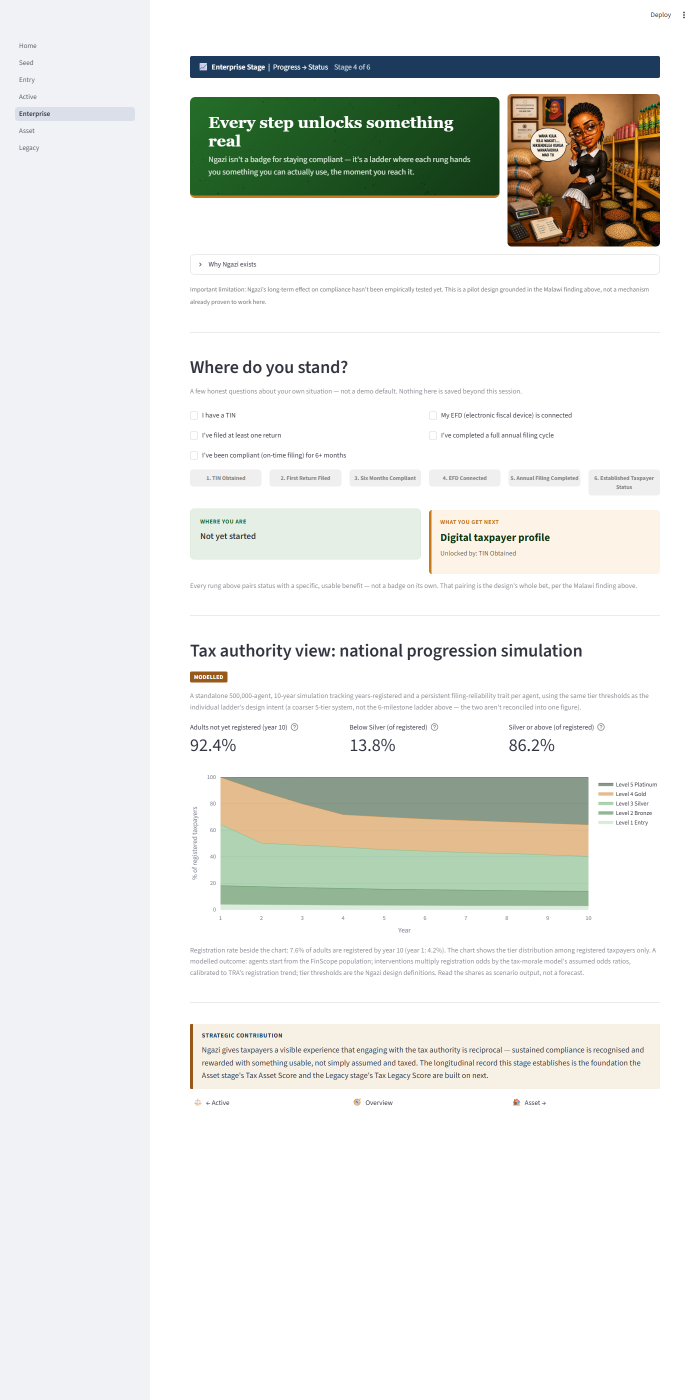
#> input picture outputs/figures/dashboard_enterprise.png, 1400 x 2800 px (shown at 1/2 size); its folder holds 4 pictures in this run
$ python edit_pass2_images_once.py
#> lines starting #> are read from the running program, lines starting #| are printed output that depends on the picture
"""One-off image edits for the working copy of the report (Editing Pass 2, 2026-11-14). NOT part of run_all.py; needs Windows fonts and the Pass 1 images.

Title page (report/working/images/title_page_edited.png, from Pass 1) -> title_page_pass2.png:
  * the subtitle is re-lettered "A Behavioral Lifecycle Architecture for Tax Compliance: Evidence from Tanzania" (two lines, same centre, line pitch and colour; Lora Italic, the title page's own font);
  * the note at the foot is re-lettered "Every number is labelled COMPUTED, MODELLED or CITED; sources and scripts: see the repository." (same position, colour, width).
The background is rebuilt row by row from the pixels just left and right of each painted box (the gradient is vertical). The originals are never touched.

Persona pictures (the six cards of the report, each placed twice): the media of report/submission_v1 (image15/17/19/21/24/27.jpg) -> report/working/images/persona_<stage>_pass2.jpg
and persona_<stage>_comparison.png (before | after). Edits (see PERSONA_OPS): every TRA emblem, certificate seal, cap badge and plaque is painted out and replaced by a plain equivalent;
"TRA" in panels and bubbles is re-lettered ("the tax office" in the text panels; "Kodi" in the bubbles, where "the tax office" does not fit); the Seed number ~15M becomes ~16.4M (claims map C070)
and the Entry label (16-25) becomes (16-24). Lora / Lato are not installed: Cambria stands in for the panel text, DejaVu Serif Bold (the card's own number font) for the number,
Calibri for the small caps label, Comic Sans Bold / Arial Narrow Bold for the bubbles.

Run:  python src/tools/edit_pass2_images_once.py
"""
import os

import numpy as np
from PIL import Image, ImageDraw, ImageFont

ROOT = os.path.dirname(os.path.dirname(os.path.dirname(os.path.abspath(__file__))))
OUT = os.path.join(ROOT, "report", "working", "images")
FONT_DIR = os.path.join(os.environ.get("WINDIR", ""), "Fonts")
LORA_IT = os.path.join(ROOT, "src", "06_figures", "assets", "fonts", "Lora-Italic[wght].ttf")      # Editing Pass 3: the title page's own fonts
LATO = os.path.join(ROOT, "src", "06_figures", "assets", "fonts", "Lato-Regular.ttf")
SUBTITLE = ["A Behavioral Lifecycle Architecture", "for Tax Compliance: Evidence from Tanzania"]
NOTE = "Every number is labelled COMPUTED, MODELLED or CITED; sources and scripts: see the repository."
GOLD = (249, 168, 37)
NOTE_COLOUR = (153, 185, 155)


def fill_rows(a, x0, y0, x1, y1, band=40, gap=10):
    for y in range(y0, y1):
        left = a[y, max(0, x0 - gap - band):x0 - gap].mean(axis=0)
        right = a[y, x1 + gap:min(a.shape[1], x1 + gap + band)].mean(axis=0)
        t = np.linspace(0, 1, x1 - x0)[:, None]
        a[y, x0:x1] = left * (1 - t) + right * t


def fit_font(path, text, target_w, lo=20, hi=200):
    best = lo
    for s in range(lo, hi):
        f = ImageFont.truetype(path, s)
        if f.getlength(text) <= target_w:
            best = s
        else:
            break
    return ImageFont.truetype(path, best)


def title_page():
    im = Image.open(os.path.join(OUT, "title_page_edited.png")).convert("RGB")
    a = np.array(im).astype(float)
    fill_rows(a, 1380, 1300, 2720, 1500)                      # the old two-line subtitle
    fill_rows(a, 1250, 5140, 2830, 5206)                      # the old note
    out = Image.fromarray(np.clip(a + 0.5, 0, 255).astype(np.uint8))
    d = ImageDraw.Draw(out)
    # Lora Italic at the size at which "A Behavioral Lifecycle Architecture for" measures 1260 px (the width of that line in the submitted title page)
    size = 60
    for s in range(40, 140):
        f0 = ImageFont.truetype(LORA_IT, s)
        f0.set_variation_by_axes([400])
        if f0.getlength("A Behavioral Lifecycle Architecture for") <= 1260:
            size = s
    f = ImageFont.truetype(LORA_IT, size)
    f.set_variation_by_axes([400])
    cx = 2040
    for i, line in enumerate(SUBTITLE):
        d.text((cx, 1355 + 90 * i), line, font=f, fill=GOLD, anchor="mm")
    fn = fit_font(LATO, NOTE, 1453)
    d.text((cx, 5174), NOTE, font=fn, fill=NOTE_COLOUR, anchor="mm")
    return out


def dashboard_crops():
    """Figures 4.16, 4.21 and 4.26 of the report: crops of the regenerated dashboard screenshots (outputs/figures/dashboard_*.png, made by run_all.py --screenshots)."""
    boxes = {"enterprise": ("fig_4_16_dashboard_enterprise.png", (360, 700, 1340, 1190)), "asset": ("fig_4_21_dashboard_asset.png", (360, 1190, 1340, 1650)),
             "legacy": ("fig_4_26_dashboard_legacy.png", (360, 1180, 1340, 1660))}
    for page, (name, box) in boxes.items():
        Image.open(os.path.join(ROOT, "outputs", "figures", "dashboard_%s.png" % page)).convert("RGB").crop(box).save(os.path.join(OUT, name), optimize=True)
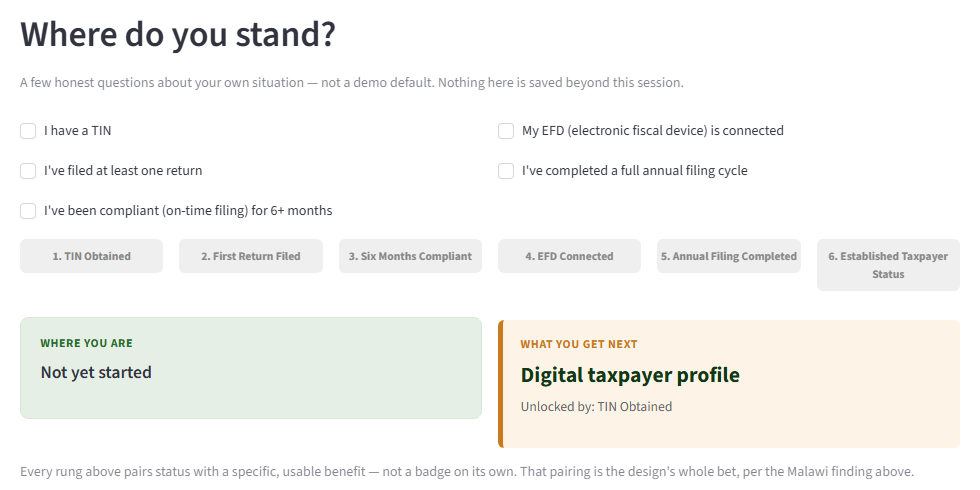
#> saved as fig_4_16_dashboard_enterprise.png: PIL image 980x490 RGB; mean R, G, B 246.1, 246, 243.5
        print("wrote", name)
#> pass 2 of the loop in dashboard_crops, `for page, (name, box) in boxes.items():`:
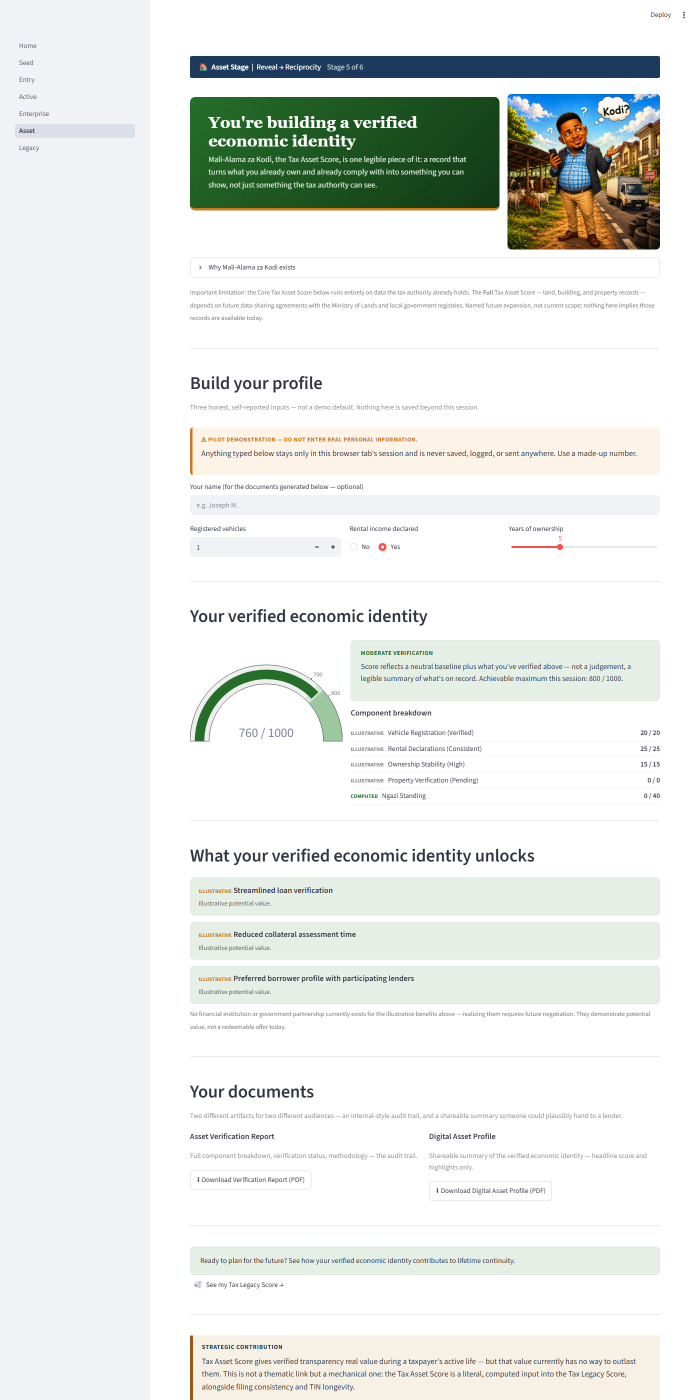
#> input picture outputs/figures/dashboard_asset.png, 1400 x 2800 px (shown at 1/2 size)
#> in dashboard_crops, `Image.open(os.path.join(ROOT, "outputs", "figures", "dashboard_%s.png"..`:
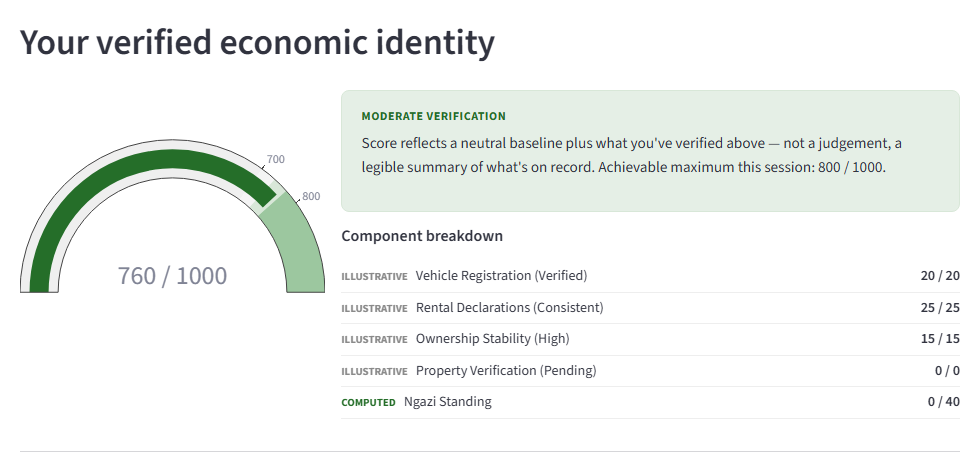
#> saved as fig_4_21_dashboard_asset.png: PIL image 980x460 RGB; mean R, G, B 241, 244.1, 241.6


def main():
    os.makedirs(OUT, exist_ok=True)
    dashboard_crops()
    t = title_page()
    t.save(os.path.join(OUT, "title_page_pass2.png"), optimize=True)
    print("wrote title_page_pass2.png", t.size)


if __name__ == "__main__":
#> (the run stopped early here; a loop or call above may not have finished)
